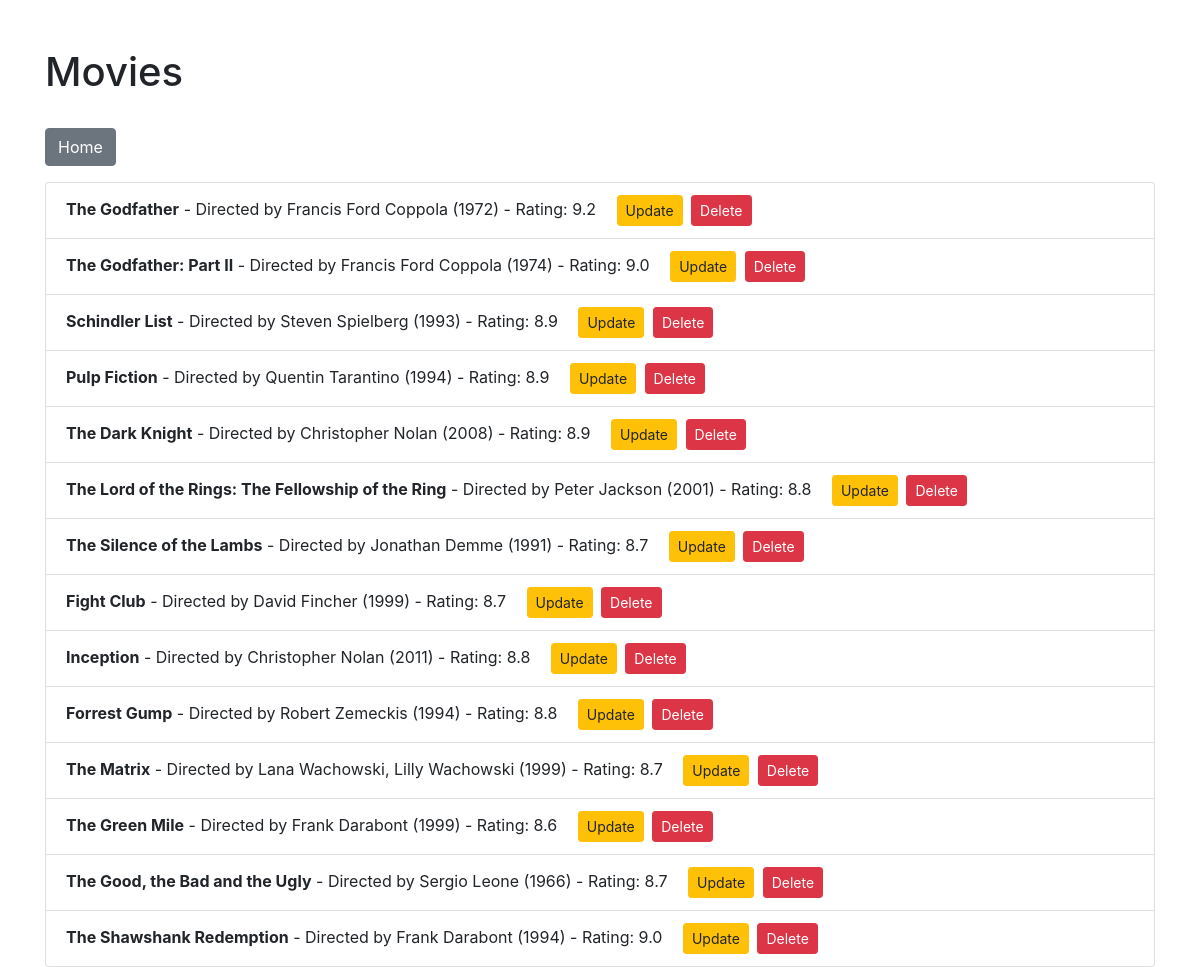
/users/movies?user_id=1, run on the app's committed database.
### models.py (models this page shows)
class Movie(db.Model):
    movie_id = db.Column(db.Integer, primary_key=True)
    name = db.Column(db.String(120), nullable=False)
    director = db.Column(db.String(120), nullable=False)
    year = db.Column(db.Integer, nullable=False)
    rating = db.Column(db.Float, nullable=False)
    user_id = db.Column(db.Integer, db.ForeignKey('user.user_id'), nullable=False)

### app.py (the view)
@app.route('/users/movies')
def user_movies():
    user_id = request.args.get('user_id')
    if user_id:
        movies = Movie.query.filter_by(user_id=user_id).all()
    else:
        movies = Movie.query.all()
    return render_template('movies.html', movies=movies)

### templates/movies.html (shortened to what this page needs)
<!DOCTYPE html>
<html lang="en">
<head>
    <link rel="stylesheet" href="https://stackpath.bootstrapcdn.com/bootstrap/4.5.2/css/bootstrap.min.css">
</head>
<body>
    <div class="container">
        <h1 class="mt-5">Movies</h1>
        <div class="mt-3">
            <a href="{{ url_for('home') }}" class="btn btn-secondary mt-3">Home</a>
        </div>
        <ul class="list-group mt-3">
            {% for movie in movies %}
                <li class="list-group-item">
                    <strong>{{ movie.name }}</strong> - Directed by {{ movie.director }} ({{ movie.year }}) - Rating: {{ movie.rating }}
                    <a href="{{ url_for('update_movie', user_id=movie.user_id, movie_id=movie.movie_id) }}" class="btn btn-warning btn-sm ml-3">Update</a>
                    <a href="{{ url_for('delete_movie', user_id=movie.user_id, movie_id=movie.movie_id) }}" class="btn btn-danger btn-sm ml-1">Delete</a>
                </li>
            {% endfor %}
        </ul>
    </div>
</body>
</html>

### data on the page
Movie: name "The Godfather", director "Francis Ford Coppola", year "1972", rating "9.2"
Movie: name "The Godfather: Part II", director "Francis Ford Coppola", year "1974", rating "9.0"
Movie: name "Schindler List", director "Steven Spielberg", year "1993", rating "8.9"
Movie: name "Pulp Fiction", director "Quentin Tarantino", year "1994", rating "8.9"
Movie: name "The Dark Knight", director "Christopher Nolan", year "2008", rating "8.9"
Movie: name "The Lord of the Rings: The Fellowship of the Ring", director "Peter Jackson", year "2001", rating "8.8"
Movie: name "The Silence of the Lambs", director "Jonathan Demme", year "1991", rating "8.7"
Movie: name "Fight Club", director "David Fincher", year "1999", rating "8.7"
Movie: name "Inception", director "Christopher Nolan", year "2011", rating "8.8"
Movie: name "Forrest Gump", director "Robert Zemeckis", year "1994", rating "8.8"
Movie: name "The Matrix", director "Lana Wachowski, Lilly Wachowski", year "1999", rating "8.7"
Movie: name "The Green Mile", director "Frank Darabont", year "1999", rating "8.6"
Movie: name "The Good, the Bad and the Ugly", director "Sergio Leone", year "1966", rating "8.7"
Movie: name "The Shawshank Redemption", director "Frank Darabont", year "1994", rating "9.0"
